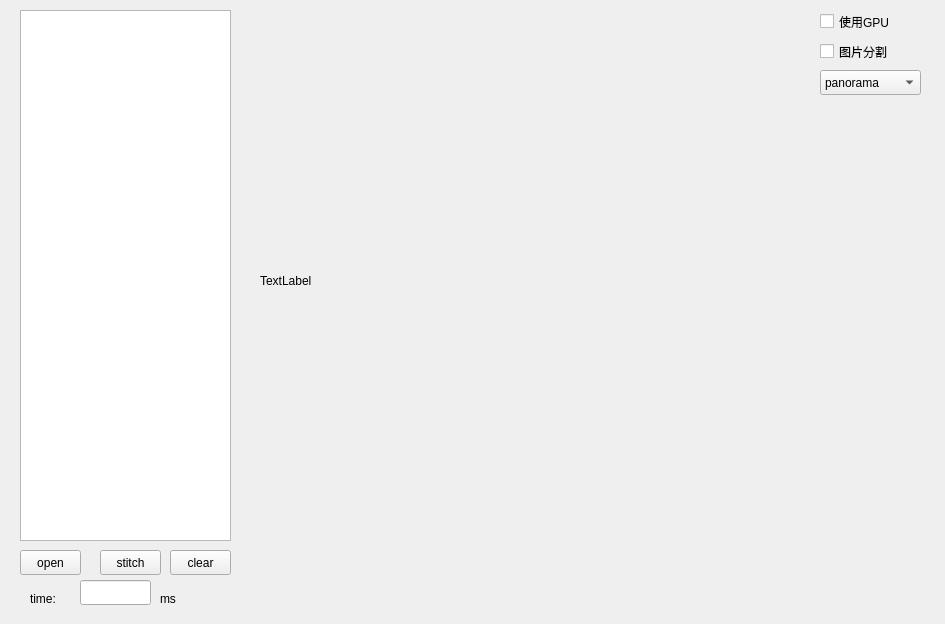
<?xml version="1.0" encoding="UTF-8"?>
<ui version="4.0">
 <class>Widget</class>
 <widget class="QWidget" name="Widget">
  <property name="geometry">
   <rect>
    <x>0</x>
    <y>0</y>
    <width>945</width>
    <height>624</height>
   </rect>
  </property>
  <property name="windowTitle">
   <string>Widget</string>
  </property>
  <widget class="QListWidget" name="listWidget">
   <property name="geometry">
    <rect>
     <x>20</x>
     <y>10</y>
     <width>211</width>
     <height>531</height>
    </rect>
   </property>
  </widget>
  <widget class="QPushButton" name="pushButton_stitch">
   <property name="geometry">
    <rect>
     <x>100</x>
     <y>550</y>
     <width>61</width>
     <height>25</height>
    </rect>
   </property>
   <property name="text">
    <string>stitch</string>
   </property>
  </widget>
  <widget class="QLabel" name="label">
   <property name="geometry">
    <rect>
     <x>260</x>
     <y>20</y>
     <width>531</width>
     <height>521</height>
    </rect>
   </property>
   <property name="text">
    <string>TextLabel</string>
   </property>
  </widget>
  <widget class="QLineEdit" name="lineEdit">
   <property name="geometry">
    <rect>
     <x>80</x>
     <y>580</y>
     <width>71</width>
     <height>25</height>
    </rect>
   </property>
  </widget>
  <widget class="QPushButton" name="pushButton_clear">
   <property name="geometry">
    <rect>
     <x>170</x>
     <y>550</y>
     <width>61</width>
     <height>25</height>
    </rect>
   </property>
   <property name="text">
    <string>clear</string>
   </property>
  </widget>
  <widget class="QLabel" name="label_2">
   <property name="geometry">
    <rect>
     <x>30</x>
     <y>590</y>
     <width>41</width>
     <height>17</height>
    </rect>
   </property>
   <property name="text">
    <string>time:</string>
   </property>
  </widget>
  <widget class="QLabel" name="label_3">
   <property name="geometry">
    <rect>
     <x>160</x>
     <y>590</y>
     <width>31</width>
     <height>17</height>
    </rect>
   </property>
   <property name="text">
    <string>ms</string>
   </property>
  </widget>
  <widget class="QPushButton" name="pushButton_open">
   <property name="geometry">
    <rect>
     <x>20</x>
     <y>550</y>
     <width>61</width>
     <height>25</height>
    </rect>
   </property>
   <property name="text">
    <string>open</string>
   </property>
  </widget>
  <widget class="QCheckBox" name="checkBox_use_GPU">
   <property name="geometry">
    <rect>
     <x>820</x>
     <y>10</y>
     <width>92</width>
     <height>23</height>
    </rect>
   </property>
   <property name="text">
    <string>使用GPU</string>
   </property>
  </widget>
  <widget class="QCheckBox" name="checkBox_divide">
   <property name="geometry">
    <rect>
     <x>820</x>
     <y>40</y>
     <width>92</width>
     <height>23</height>
    </rect>
   </property>
   <property name="text">
    <string>图片分割</string>
   </property>
  </widget>
  <widget class="QComboBox" name="comboBox_mode">
   <property name="geometry">
    <rect>
     <x>820</x>
     <y>70</y>
     <width>101</width>
     <height>25</height>
    </rect>
   </property>
   <property name="editable">
    <bool>false</bool>
   </property>
   <property name="currentText">
    <string>panorama</string>
   </property>
   <property name="currentIndex">
    <number>0</number>
   </property>
   <item>
    <property name="text">
     <string>panorama</string>
    </property>
   </item>
   <item>
    <property name="text">
     <string>scans</string>
    </property>
   </item>
  </widget>
 </widget>
 <resources/>
 <connections/>
</ui>
